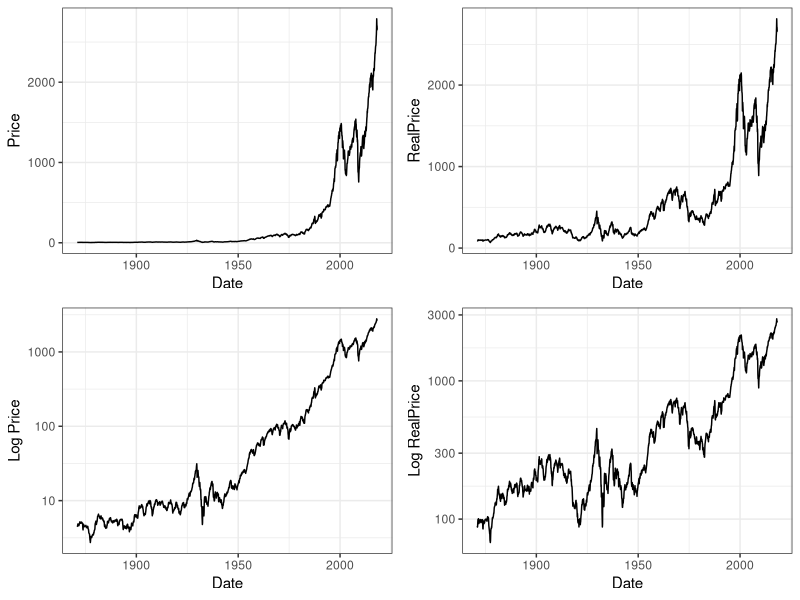
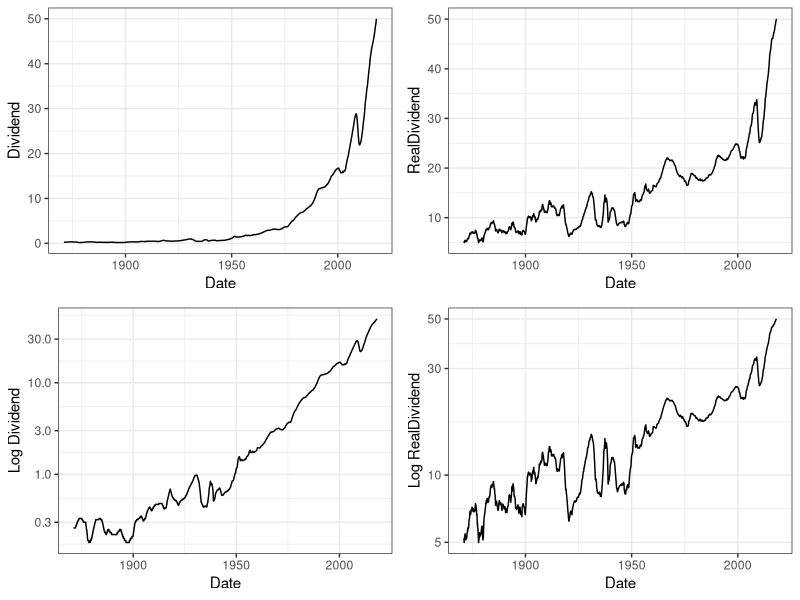
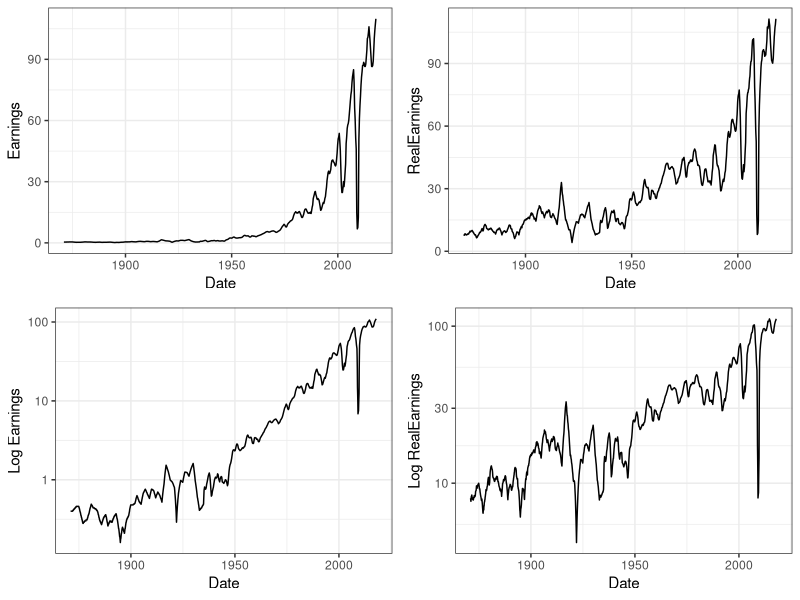
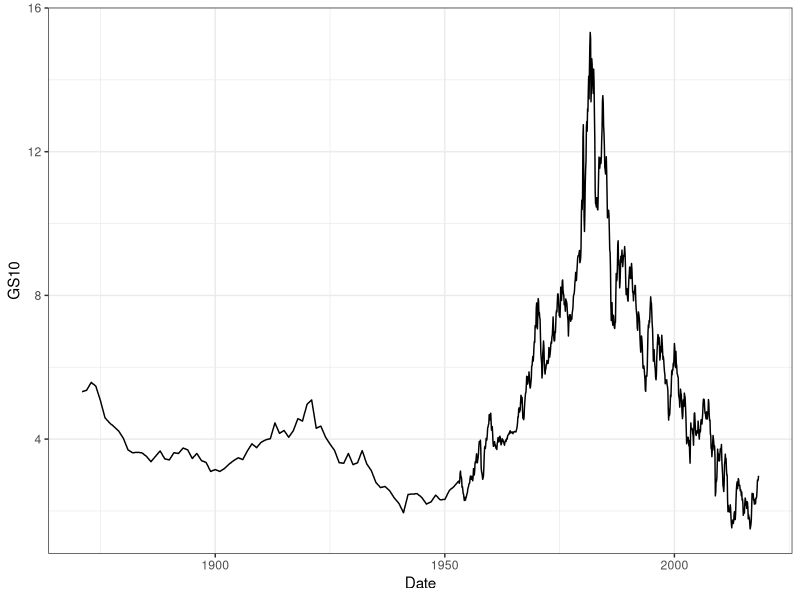
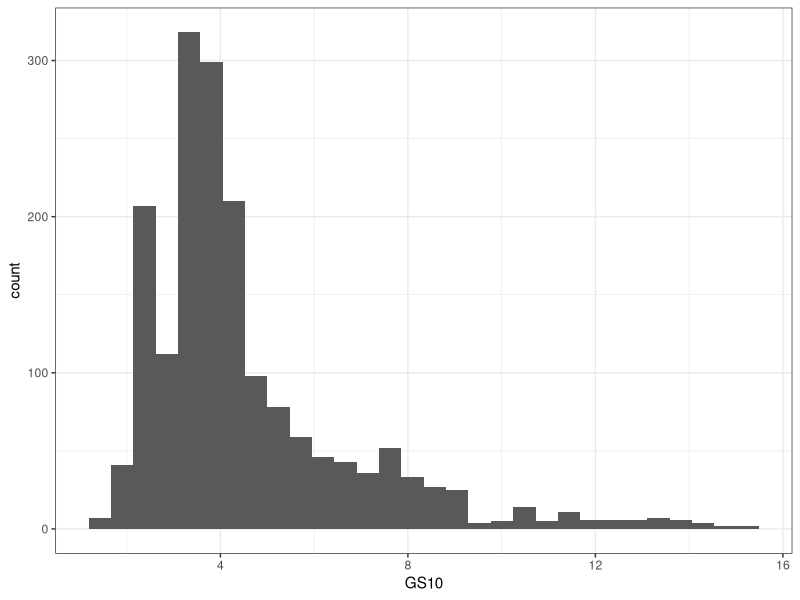
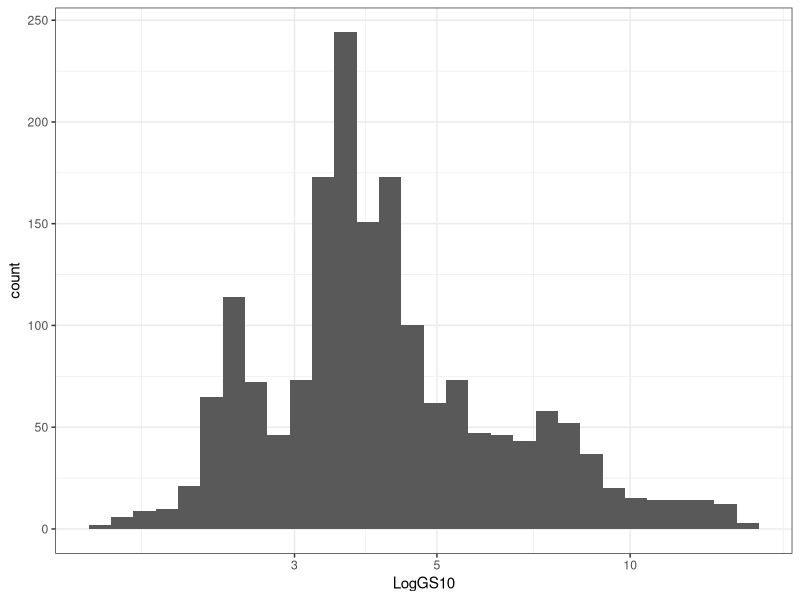
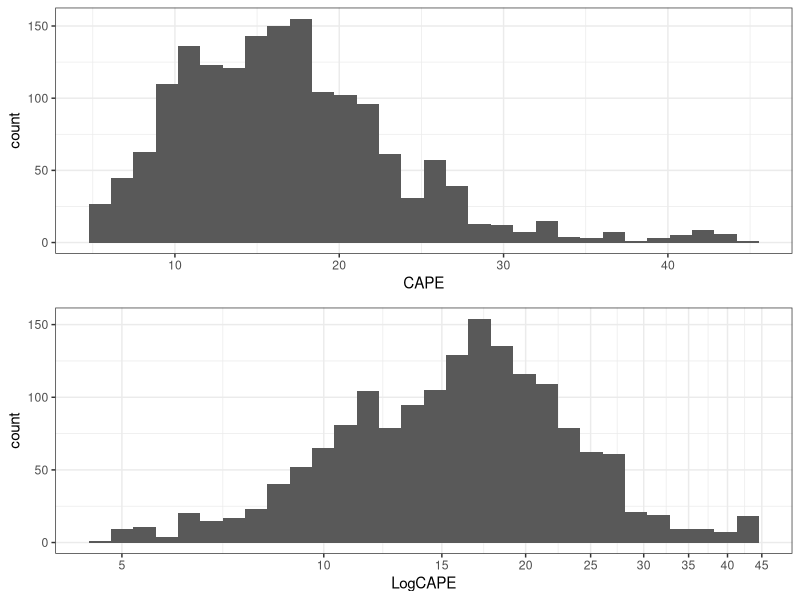
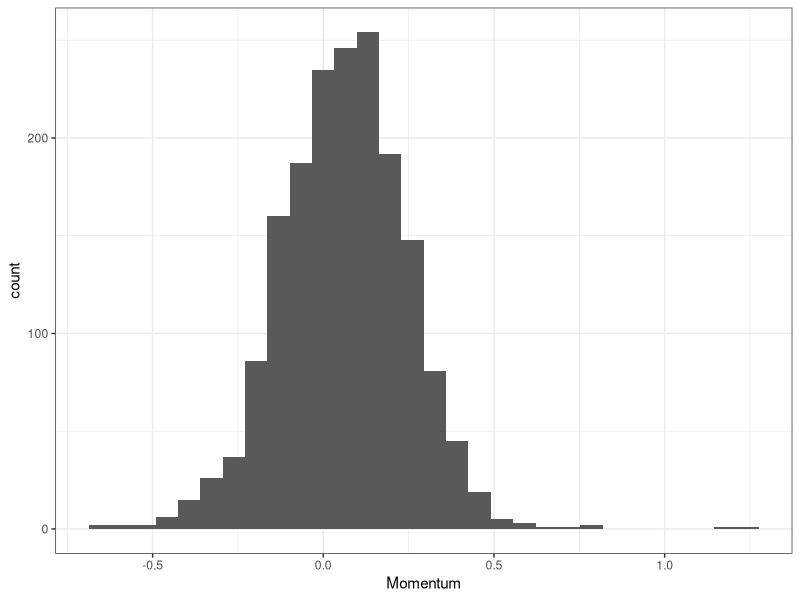

Write R code to recreate these figures, in order.
## ---- chunk 1
# Load packages

library(ggplot2)
library(gridExtra)
## ---- chunk 2
# Load the Data
cape <- read.csv("ie_data.csv", sep = "\t")
## ---- chunk 3
str(cape)
## ---- chunk 4
# Convert date to character format for parsin
cape$Date <- as.character(cape$Date)

# The as.Date function requires a day, so a .1 needs to be appended to the dates
# A 0 needs to be appended to October so that as.Date can differentiate it from
# January
october <- nchar(cape$Date) == 6
cape$Date <- ifelse(october,
                    paste(cape$Date, "0.1", sep = ""),
                    paste(cape$Date, ".1", sep = ""))

# Finally parse the result
cape$Date <- as.Date(cape$Date, '%Y.%m.%d')

# Rename the rows using the date column
#rownames(cape) <- cape$Date

# Drop the Date and DateFraction columns
cape <- subset(cape, select = -c(DateFraction))
## ---- chunk 5
pct_change <- function(vect, k = 12) {
  # Calculates the percent change over a specified lookback
  # :param vect:  vector of numbers
  # :param  k:    number of periods to lookback
  # :return:      running percent change over lookback length
  
  len = length(vect)
  
  # Create indexes that will be used to truncate the vector
  front_trunc <- (1:k)
  rear_trunc <- ((len-k+1):len)
  
  # Divide truncated versions of the vector by itself to get the percent change
  result <- vect[-front_trunc]/vect[-rear_trunc] - 1
  
  # Pad the results so that it matches the original vector length
  result <- c(rep(NA, k), result)
  
  return(result)
}
## ---- chunk 6
fwd_return <- function(vect, k = 12) {
  # Shift a vector by k values
  # :param vect:  vector to shift
  # :param k:     number of periods to shift by
  # :return:      shifted vector

  len <- length(vect)

  p_changes <- pct_change(vect, k = k)

  # Remove the first k values of the vector
  result <- p_changes[-(1:k)]

  # Restore the vector to original length (NA is appended automatically)
  length(result) <- len

  return(result)
}

## ---- chunk 7
# continuous measurments of growth and inflation
cape$Momentum <- pct_change(cape$Price)
cape$CPIChange <- pct_change(cape$CPI)

# nominal variation
growth <- cape$Momentum > 0
cape$Growth <- ifelse(growth, "Expansion", "Recession")
inflation <- cape$CPIChange > 0
cape$Inflation <- ifelse(inflation, "Inflation", "Deflation")
cape$Growth <- factor(cape$Growth)
cape$Inflation <- factor(cape$Inflation)

cape$Fwd1yrReturns <- fwd_return(cape$Price)
cape$Fwd3yrReturns <- fwd_return(cape$Price, k = 36)
cape$Fwd5yrReturns <- fwd_return(cape$Price, k = 60)
cape$Fwd10yrReturns <- fwd_return(cape$Price, k = 120)

bullish <- cape$Fwd1yrReturns > 0
cape$Outlook <- ifelse(bullish, "Bullish", "Bearish")
cape$Outlook <- factor(cape$Outlook)



## ---- chunk 8
str(cape)
summary(cape)
## ---- chunk 9
theme_set(theme_bw())
g <- ggplot(cape)

plt1 <- g + geom_line(aes(Date, Price))
plt2 <- g + geom_line(aes(Date, RealPrice))
plt3 <- plt1 + scale_y_log10() + labs(y = "Log Price")
plt4 <- plt2 + scale_y_log10() + labs(y = "Log RealPrice")

grid.arrange(plt1, plt2, plt3, plt4, ncol = 2)
## ---- chunk 10
plt1 <- g + geom_line(aes(Date, Dividend))
plt2 <- g + geom_line(aes(Date, RealDividend))
plt3 <- plt1 + scale_y_log10() + labs(y = "Log Dividend")
plt4 <- plt2 + scale_y_log10() + labs(y = "Log RealDividend")

grid.arrange(plt1, plt2, plt3, plt4, ncol = 2)
## ---- chunk 11
plt1 <- g + geom_line(aes(Date, Earnings))
plt2 <- g + geom_line(aes(Date, RealEarnings))
plt3 <- plt1 + scale_y_log10() + labs(y = "Log Earnings")
plt4 <- plt2 + scale_y_log10() + labs(y = "Log RealEarnings")

grid.arrange(plt1, plt2, plt3, plt4, ncol = 2)
## ---- chunk 12
plt1 <- g + geom_line(aes(Date, GS10))
plt2 <- g + geom_histogram(aes(GS10))
plt3 <- plt2 + scale_x_log10() + labs(x = "LogGS10")

#grid.arrange(plt1, plt2, plt3)
print(plt1)
print(plt2)
print(plt3)

summary(cape$GS10)
## ---- chunk 13
plt1 <- g + geom_histogram(aes(CAPE))
plt2 <- plt1 + scale_x_log10(breaks = seq(0, 45, 5)) + labs(x = "LogCAPE")

grid.arrange(plt1, plt2)
## ---- chunk 14
g + geom_histogram(aes(Momentum))
summary(cape$Momentum)
## ---- chunk 15
g + geom_histogram(aes(CPIChange))
summary(cape$CPIChange)
## ---- chunk 16
# The first 12 rows contain NA values for both Inflation and growth
plt1 <- ggplot(cape[-(1:12),]) + geom_bar(aes(Inflation))

plt2 <- ggplot(cape[-(1:12),]) + geom_bar(aes(Growth))
grid.arrange(plt1, plt2, ncol = 2)
## ---- chunk 17
plt1 <- g + geom_histogram(aes(Fwd1yrReturns))
plt2 <- g + geom_histogram(aes(Fwd3yrReturns))
plt3 <- g + geom_histogram(aes(Fwd5yrReturns))
plt4 <- g + geom_histogram(aes(Fwd10yrReturns))

grid.arrange(plt1, plt2, plt3, plt4, ncol = 2)
summary(cape[c("Fwd1yrReturns", "Fwd3yrReturns",
               "Fwd5yrReturns", "Fwd10yrReturns")])
## ---- chunk 18
# this function will convert the returns to a CAGR
annualize <- function(r,t) {
  return((1 + r)^(1 / t) - 1)
}

plt1 <- g + geom_histogram(aes(Fwd1yrReturns))
plt2 <- g + geom_histogram(aes(annualize(Fwd3yrReturns, 3))) +
                                    labs(x = "3 Year CAGR")
plt3 <- g + geom_histogram(aes(annualize(Fwd5yrReturns, 5))) +
                                    labs(x = "5 Year CAGR")
plt4 <- g + geom_histogram(aes(annualize(Fwd10yrReturns, 10))) +
                                    labs(x = "10 Year CAGR")

grid.arrange(plt1, plt2, plt3, plt4, ncol = 2)
print("1 year forward returns")
summary(cape$Fwd1yrReturns)
print("3 year forward returns")
summary(annualize(cape$Fwd3yrReturns, 3))
print("5 year forward returns")
summary(annualize(cape$Fwd5yrReturns, 5))
print("10 year forward returns")
summary(annualize(cape$Fwd10yrReturns, 10))
## ---- chunk 19
cape$Fwd3yrCAGR <- annualize(cape$Fwd3yrReturns, 3)
cape$Fwd5yrCAGR <- annualize(cape$Fwd5yrReturns, 5)
cape$Fwd10yrCAGR <- annualize(cape$Fwd10yrReturns, 10)

# g needs to be updated now that there are new features in the df
g <- ggplot(cape)
## ---- chunk 20
plt1 <- g + geom_point(aes((RealPrice), (RealEarnings)))
plt2 <- g + geom_point(aes((RealPrice), (RealDividend)))
plt3 <- g + geom_point(aes((RealDividend), (RealEarnings)))

grid.arrange(plt1, plt2, plt3, ncol = 2)

## ---- chunk 21
plt1 <- g + geom_point(aes(log10(RealPrice), 
                           log10(RealEarnings)), alpha = 1/10)
plt2 <- g + geom_point(aes(log10(RealPrice), 
                           log10(RealDividend)), alpha = 1/10)
plt3 <- g + geom_point(aes(log10(RealDividend),
                           log10(RealEarnings)), alpha = 1/10)

grid.arrange(plt1, plt2, plt3, ncol = 2)

## ---- chunk 22
# Convenience function created because several features will be plotted
# against forward returns
plot_vs_returns <- function(df, x, x_label, alpha = 1) {
  g <- ggplot(aes(x = x), data = df)
  plt1 <- g + geom_point(aes(y = Fwd1yrReturns), alpha = alpha) + labs(x = x_label)
  plt2 <- g + geom_point(aes(y = Fwd3yrCAGR), alpha = alpha) + labs(x = x_label)
  plt3 <- g + geom_point(aes(y = Fwd5yrCAGR), alpha = alpha) + labs(x = x_label)
  plt4 <- g + geom_point(aes(y = Fwd10yrCAGR), alpha = alpha) + labs(x = x_label)
  
  grid.arrange(plt1, plt2, plt3, plt4)
}
## ---- chunk 23
plot_vs_returns(cape, cape$CAPE, "CAPE")
## ---- chunk 24
plot_vs_returns(cape, log10(cape$CAPE), "Log10(CAPE)", alpha = 1/10)
## ---- chunk 25
g_cape <- ggplot(aes(x = cut(log10(CAPE), breaks = 5)), 
                 data = subset(cape, !is.na(CAPE)))

g_cape + geom_bar(aes(y = Fwd1yrReturns), stat = "summary", fun.y = mean)
g_cape + geom_bar(aes(y = Fwd3yrCAGR), stat = "summary", fun.y = mean)
g_cape + geom_bar(aes(y = Fwd5yrCAGR), stat = "summary", fun.y = mean)
g_cape + geom_bar(aes(y = Fwd10yrCAGR), stat = "summary", fun.y = mean)
## ---- chunk 26
g_cape + geom_boxplot(aes(y = Fwd1yrReturns))
g_cape + geom_boxplot(aes(y = Fwd3yrCAGR))
g_cape + geom_boxplot(aes(y = Fwd5yrCAGR))
g_cape + geom_boxplot(aes(y = Fwd10yrCAGR))
## ---- chunk 27
plot_vs_returns(cape, cape$Momentum, "Momentum")
## ---- chunk 28
plt1 <-ggplot(aes(Momentum, Fwd1yrReturns), data = cape) +
  geom_point(alpha = 1/20) + xlim(-.5, .7)
plt2 <-ggplot(aes(Momentum, Fwd3yrCAGR), data = cape) +
  geom_point(alpha = 1/20) + xlim(-.5, .7)
plt3 <-ggplot(aes(Momentum, Fwd5yrCAGR), data = cape) +
  geom_point(alpha = 1/20) + xlim(-.5, .7)
plt4 <-ggplot(aes(Momentum, Fwd10yrCAGR), data = cape) +
  geom_point(alpha = 1/20) + xlim(-.5, .7)

grid.arrange(plt1, plt2, plt3, plt4)
## ---- chunk 29
# trim the first 12 rows to remove NA values
plt1 <- ggplot(aes(Growth, Fwd1yrReturns), data = cape[-(1:12),]) + geom_boxplot()
plt2 <- ggplot(aes(Growth, Fwd3yrCAGR), data = cape[-(1:12),]) + geom_boxplot()
plt3 <- ggplot(aes(Growth, Fwd5yrCAGR), data = cape[-(1:12),]) + geom_boxplot()
plt4 <- ggplot(aes(Growth, Fwd10yrCAGR), data = cape[-(1:12),]) + geom_boxplot()

grid.arrange(plt1, plt2, plt3, plt4)
## ---- chunk 30
plot_vs_returns(cape, cape$GS10, "GS10", alpha = 1/10)
plot_vs_returns(cape, log10(cape$GS10), "Log(GS10)", alpha = 1/10)
## ---- chunk 31
ggplot(cape[-(1:12),]) + geom_point(aes(GS10, CAPE))+
  scale_x_log10() + scale_y_log10()
cor.test(cape$GS10, cape$CAPE)
## ---- chunk 32
plot_vs_returns(cape, cape$CPIChange, "Inflation", alpha = 1/10)
## ---- chunk 33
g + geom_point(aes(CPIChange, Momentum), alpha = 1/10)
## ---- chunk 34
g + geom_point(aes(CPIChange, GS10), alpha = 1/10)
## ---- chunk 35
ggplot(cape[-(1:12),]) + geom_point(aes(CAPE, Fwd1yrReturns, col = Growth)) +
  scale_x_log10()
## ---- chunk 36
ggplot(cape[-(1:12),]) + geom_point(aes(CAPE, Fwd1yrReturns, col = Growth)) +
  scale_x_log10() + facet_wrap(~Growth)
## ---- chunk 37
ggplot(cape[-(1:12),]) + geom_point(aes(CAPE, Fwd3yrCAGR, col = Growth)) +
  scale_x_log10() + facet_wrap(~Growth)
ggplot(cape[-(1:12),]) + geom_point(aes(CAPE, Fwd5yrCAGR, col = Growth)) +
  scale_x_log10() + facet_wrap(~Growth)
ggplot(cape[-(1:12),]) + geom_point(aes(CAPE, Fwd10yrCAGR, col = Growth)) +
  scale_x_log10() + facet_wrap(~Growth)
## ---- chunk 38
ggplot(cape[-(1:12),]) + geom_point(aes(CAPE, Fwd1yrReturns, col = Inflation)) +
  scale_x_log10() + facet_wrap(~Inflation)
ggplot(cape[-(1:12),]) + geom_point(aes(CAPE, Fwd3yrCAGR, col = Inflation)) +
  scale_x_log10() + facet_wrap(~Inflation)
ggplot(cape[-(1:12),]) + geom_point(aes(CAPE, Fwd5yrCAGR, col = Inflation)) +
  scale_x_log10() + facet_wrap(~Inflation)
ggplot(cape[-(1:12),]) + geom_point(aes(CAPE, Fwd10yrCAGR, col = Inflation)) +
  scale_x_log10() + facet_wrap(~Inflation)
## ---- chunk 39
g_cape + geom_boxplot(aes(y = Fwd1yrReturns)) + 
  facet_wrap(Growth~Inflation)
## ---- chunk 40

## ---- chunk 41

## ---- chunk 42

